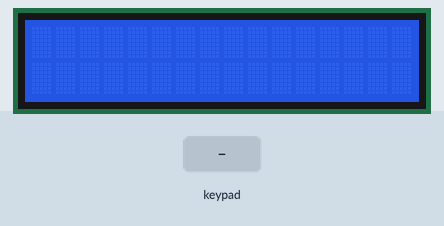
Recording of a sketch running on a simulated Arduino Uno, built with avr-gcc and run on an emulated ATmega328P. Shown: 16×2 character LCD. The inputs (shaded band) are chosen by the test bench.

Above: at 1.2 s.
1.3 s: keypad keys 7 + 5 = pressed 0.4 s apart
At 3.8 s:
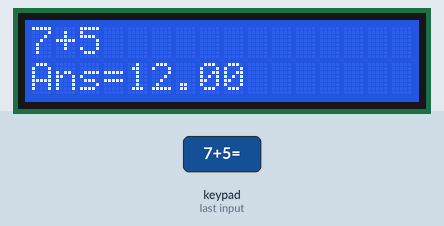
4.4 s: key '+' pressed
At 4.9 s:
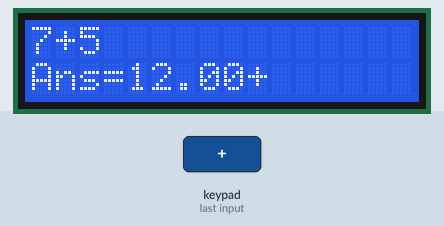
5.9 s: keypad keys 6 * 7 = pressed 0.4 s apart
At 8.2 s:
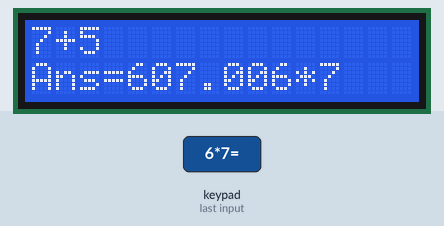
9.0 s: key '=' pressed
At 9.7 s:
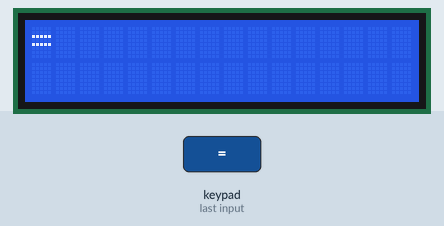
10.5 s: keypad keys 8 / 2 = pressed 0.4 s apart
At 12.9 s:
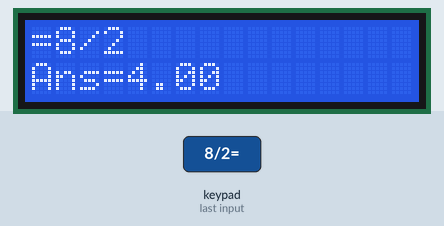
13.6 s: key '*' pressed
At 14.3 s:
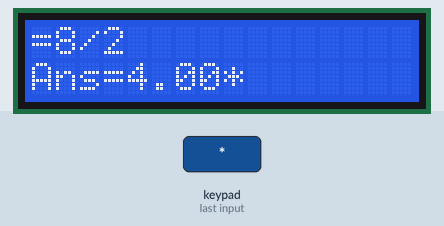
Timing chart, 0 to 16.1 s (numbered marks = the images above; inputs shaded):
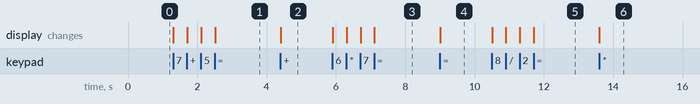

The sketch:

calculator.ino
```cpp
#include <Keypad.h>
#include<LiquidCrystal.h>
// functions that take the character type as input and return an integer
double CalculateNumberFromInput(char Input);
double CalculateOperationFromInput(char Input);
double CalculateNumberFromArray(double Array[], int Length);


const int rs = 12, en = 11, d4 = 5, d5 = 4, d6 = 3, d7 = 2;
LiquidCrystal lcd(rs, en, d4, d5, d6, d7);
const byte ROWS = 4;
const byte COLS = 4;

char hexKeys[ROWS][COLS] ={
  {'1','2','3','+'},
  {'4','5','6','-'},
  {'7','8','9','='},
  {'*','0','C','/'},
};
byte rowPins[ROWS]={6,7,8,9};
byte colPins[COLS]={10,A0,A1,A2};

typedef enum CalcEntrySeq_t{
  FirstNumber = 0,
  SecondNumber = 1,
  ResetCalculator =2,
};
CalcEntrySeq_t CalcEntry = FirstNumber;

typedef enum Operation_t{
  Addition = 0,
  Subtraction,
  Multiplication,
  Division,
  No_Operation,
};
Operation_t InputOperation = No_Operation;

const int MaxNumLength = 7;
double FirstNumberArray[MaxNumLength] = {0};
double SecondNumberArray[MaxNumLength] = {0};
static double FinalFirstNumber = 0;
static double FinalSecondNumber = 0;
static int PositionPointerFirstNum = 0;
static int PositionPointerSecondNum = 0;
//intialize an instance of Keypad class
Keypad customKeypad = Keypad(makeKeymap(hexKeys), rowPins, colPins, ROWS, COLS);

void setup(){
  lcd.begin(16,2);
  Serial.begin(9600);
}
void loop(){
   char customKey = customKeypad.getKey();

   if((NO_KEY != customKey) && ('C' != customKey))
   {
    switch(CalcEntry)
    {
      case FirstNumber:
      {
        if((PositionPointerFirstNum < MaxNumLength) && (customKey != '+') && (customKey != '-') && (customKey != '*') && (customKey != '/'))
        {
         if(PositionPointerFirstNum == 0)
         {
          lcd.clear();
          lcd.setCursor(0, 0);
         }
         FirstNumberArray[PositionPointerFirstNum]= CalculateNumberFromInput(customKey);
         lcd.print(customKey);
         PositionPointerFirstNum++;
        }
        else if((customKey == '+') || (customKey == '-') || (customKey == '*') || (customKey == '/'))
        {
         InputOperation = (Operation_t)CalculateOperationFromInput(customKey);
          lcd.print(customKey);
          CalcEntry = SecondNumber;
        }
        break;
      }
      case SecondNumber:
      {
        if((PositionPointerSecondNum < MaxNumLength) && (customKey != '='))
        {
          SecondNumberArray[PositionPointerSecondNum]= CalculateNumberFromInput(customKey);
          lcd.print(customKey);
          PositionPointerSecondNum++;
         }
         else if (customKey == '=')
         {
           double FinalCalculation = 0;
           FinalFirstNumber= CalculateNumberFromArray(FirstNumberArray,PositionPointerFirstNum);
           FinalSecondNumber= CalculateNumberFromArray(SecondNumberArray,PositionPointerSecondNum);

           if(InputOperation == Addition)
           {
            FinalCalculation = FinalFirstNumber + FinalSecondNumber;
           }
           else if(InputOperation == Subtraction)
           {
            FinalCalculation = FinalFirstNumber - FinalSecondNumber;
           }
           else if(InputOperation == Multiplication)
           {
            FinalCalculation = FinalFirstNumber * FinalSecondNumber;
           }
           else if(InputOperation == Division)
           {
            FinalCalculation = FinalFirstNumber / FinalSecondNumber;
           }
           lcd.setCursor(0, 1);
           lcd.print("Ans=");
           lcd.print(FinalCalculation);
           PositionPointerFirstNum = 0;
           PositionPointerSecondNum = 0;
           CalcEntry = FirstNumber;
           InputOperation = No_Operation;

         }
         break;
      }
      default:
      {
        break;
      }

    }
   }
    else if (customKey == 'C')
    {
      PositionPointerFirstNum = 0;
      PositionPointerSecondNum = 0;
      CalcEntry = FirstNumber;
      InputOperation = No_Operation;
      lcd.clear();

    }
}


double CalculateNumberFromInput(char Input)
{
 double Result;
 switch(Input)
 {

   case '0':
   {
    Result = 0;
    break;
   }
   case '1':
   {
    Result = 1;
    break;
   }
   case '2':
   {
    Result = 2;
    break;
   }
   case '3':
   {
    Result = 3;
    break;
   }
   case '4':
   {
    Result = 4;
    break;
   }
   case '5':
   {
    Result = 5;
    break;
   }
   case '6':
   {
    Result = 6;
    break;
   }
   case '7':
   {
    Result = 7;
    break;
   }
   case '8':
   {
    Result = 8;
    break;
   }
   case '9':
   {
    Result = 9;
    break;
   }


 }
 return Result;
}
double CalculateOperationFromInput(char Input){
    double Result;
   switch(Input)
   {
    case '+':
    {
      Result= double(Addition);
      break;
    }
    case '-':
    {
      Result= double(Subtraction);
      break;
    }
    case '*':
    {
      Result= double(Multiplication);
      break;
    }
    case '/':
    {
      Result= double(Division);
      break;
    }
   }
   return Result;
}

double CalculateNumberFromArray(double Array[], int Length)
{
 double Result =0;
 float MultiplierFact = 0;
 for(int cnt = 0; cnt < Length; cnt++)
 {
  MultiplierFact = float(Length - 1 - cnt);
  Result = Result + (double)(Array[cnt] * pow((float)10, MultiplierFact));
 }
 return Result;
}
```

Measured:
- after the input at 1.3 s, the display: first changes at once (image 1 shows a later state)
- after the input at 4.4 s, the display: changes at once (image 2)
- after the input at 5.9 s, the display: first changes at once (image 3 shows a later state)
- after the input at 9.0 s, the display: changes at once (image 4)
- after the input at 10.5 s, the display: first changes at once (image 5 shows a later state)
- after the input at 13.6 s, the display: changes at once (image 6)
